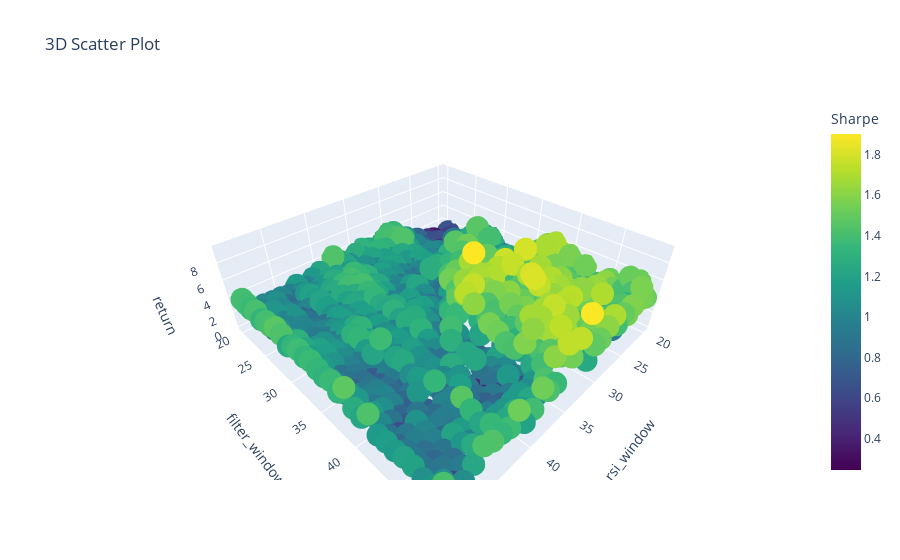

This figure's notebook cell:
### Code cell
# 畫出參數高原
import plotly.graph_objects as go

x = pf_long.loc[pf_long['total_return'] > 0].index.get_level_values(0)
y = pf_long.loc[pf_long['total_return'] > 0].index.get_level_values(1)
z = pf_long.loc[pf_long['total_return'] > 0]['total_return']
data = (pf_long.loc[pf_long['total_return'] > 0]['sharpe_ratio'])
scatter_data = go.Scatter3d(
    x=x,
    y=y,
    z=z,
    mode='markers',
    marker=dict(
        color=data,  # 将第四维数据用颜色表示
        colorscale='Viridis',
        colorbar=dict(title='Sharpe')  # 添加颜色条
    )
)

# 创建图布局
layout = go.Layout(
    title='3D Scatter Plot',
    scene=dict(
        xaxis=dict(title='rsi_window'),
        yaxis=dict(title='filter_window'),
        zaxis=dict(title='return')
    )
)

# 创建图像的 Figure 对象并绘制图像
fig = go.Figure(data=[scatter_data], layout=layout)
fig.show()
fig.write_html(file = '3d_plot.html' , auto_open  = True)#圖片儲存並自動展

### Figure 1 — Plotly figure (JSON) as saved in the notebook; plotly's stock layout.template omitted (floating-point values rounded to 4 significant figures; data arrays with more than 128 entries replaced by an {"elided": "..."} marker saying what was removed)
{"data": [{"marker": {"color": {"elided": "894 float values"}, "colorbar": {"title": {"text": "Sharpe"}}, "colorscale": [[0, "#440154"], [0.1111, "#482878"], [0.2222, "#3e4989"], [0.3333, "#31688e"], [0.4444, "#26828e"], [0.5556, "#1f9e89"], [0.6667, "#35b779"], [0.7778, "#6ece58"], [0.8889, "#b5de2b"], [1, "#fde725"]]}, "mode": "markers", "type": "scatter3d", "x": {"elided": "894 int values"}, "y": {"elided": "894 int values"}, "z": {"elided": "894 float values"}}], "layout": {"scene": {"xaxis": {"title": {"text": "rsi_window"}}, "yaxis": {"title": {"text": "filter_window"}}, "zaxis": {"title": {"text": "return"}}}, "title": {"text": "3D Scatter Plot"}}}
